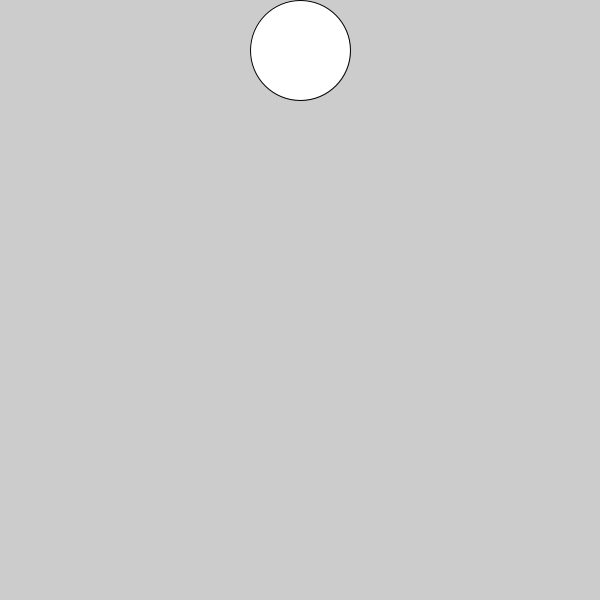
Frame 1 (no input)
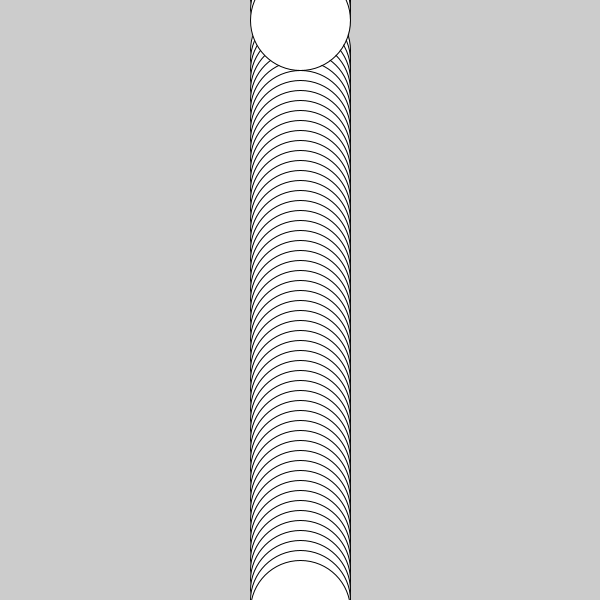
Frame 60 (the mouse pressed at the canvas centre just before this capture)
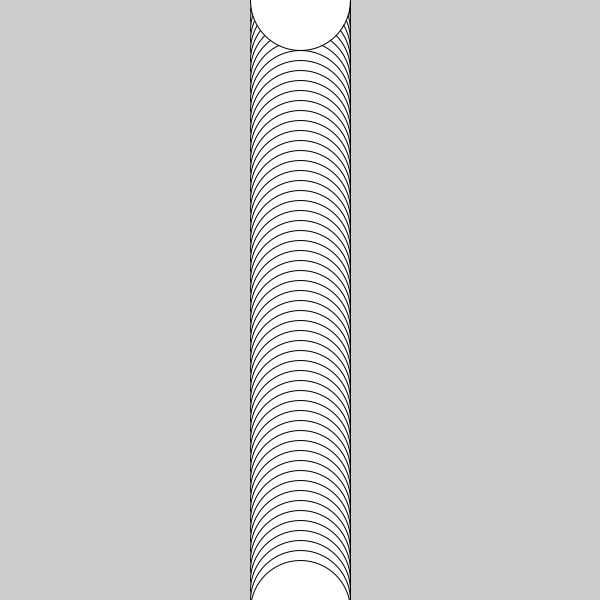
Frame 120 (the mouse held since frame 60 and released just before this capture)

The Processing sketch that drew these frames (run headless with seeded random() and noise(); from frame 60 on, the mouse is pressed at the canvas centre):

// Processing sketch: QUESTION11_solution
// ── QUESTION11_solution.pde
int yPosition = width/2;
void setup() {
  size(600, 600);
}

void draw() {

  ellipse(width/2, yPosition, 100, 100);

  if (yPosition > height) {
    yPosition = 0;
  } else {
    yPosition+=10;
  }
}
